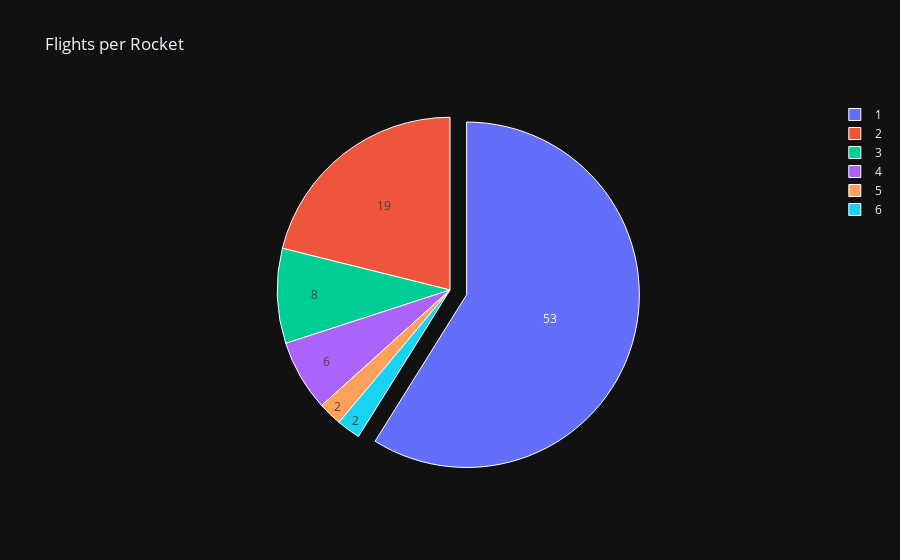

Notebook code cell kept with this figure:
### Code cell
# flights_per_rocket_pie = px.pie(num_flights, values='Rockets', labels='Flights')
flights_per_rocket_pie = go.Figure(go.Pie(
    labels=num_flights['Flights'], values=num_flights['Rockets'], pull=[0.1]))
flights_per_rocket_pie.update_traces(
    textinfo='value', marker=dict(line=dict(color='white', width=1)))
flights_per_rocket_pie.update_layout(
    template='plotly_dark', title_text='Flights per Rocket')
flights_per_rocket_pie.show()

### Figure 1 — Plotly figure (JSON) as saved in the notebook; plotly's stock layout.template omitted (floating-point values rounded to 4 significant figures)
{"data": [{"labels": [1, 2, 3, 4, 5, 6], "marker": {"line": {"color": "white", "width": 1}}, "pull": [0.1], "textinfo": "value", "type": "pie", "values": [53, 19, 8, 6, 2, 2]}], "layout": {"title": {"text": "Flights per Rocket"}}}
